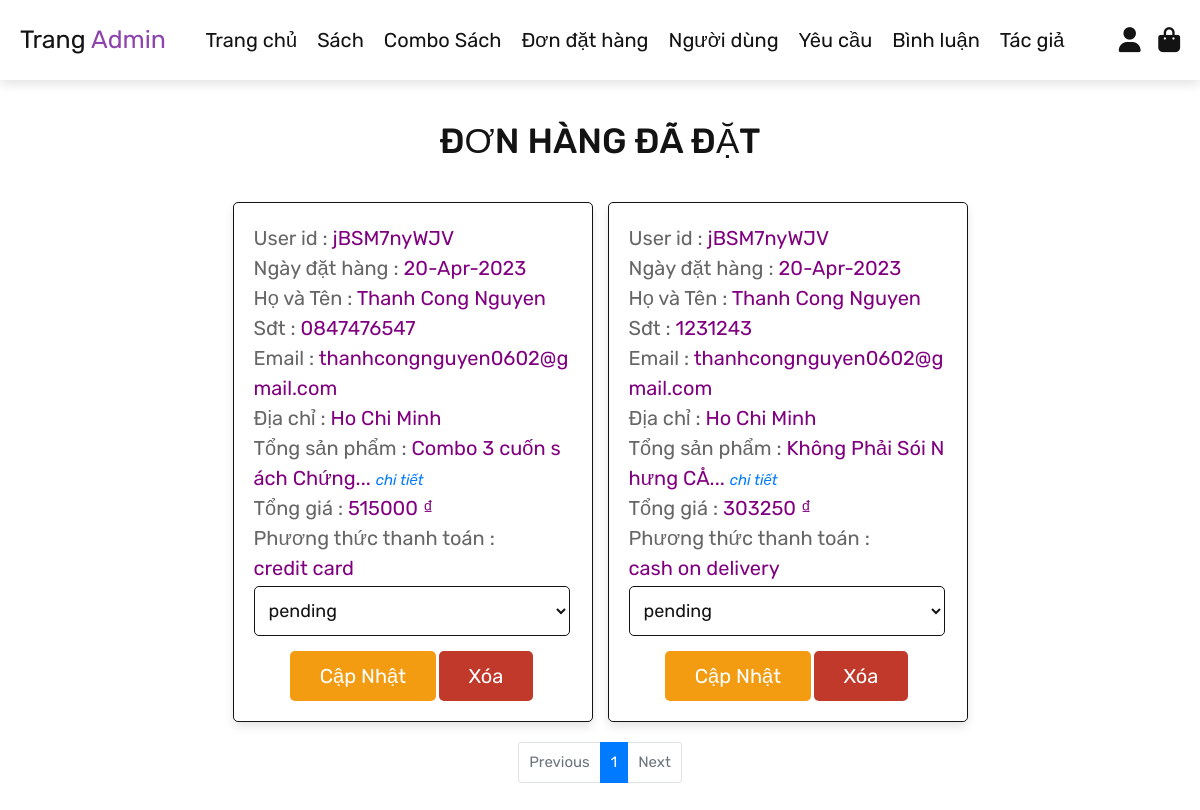
Page /admin/View/admin_order.php (signed in) on the earlier database version.
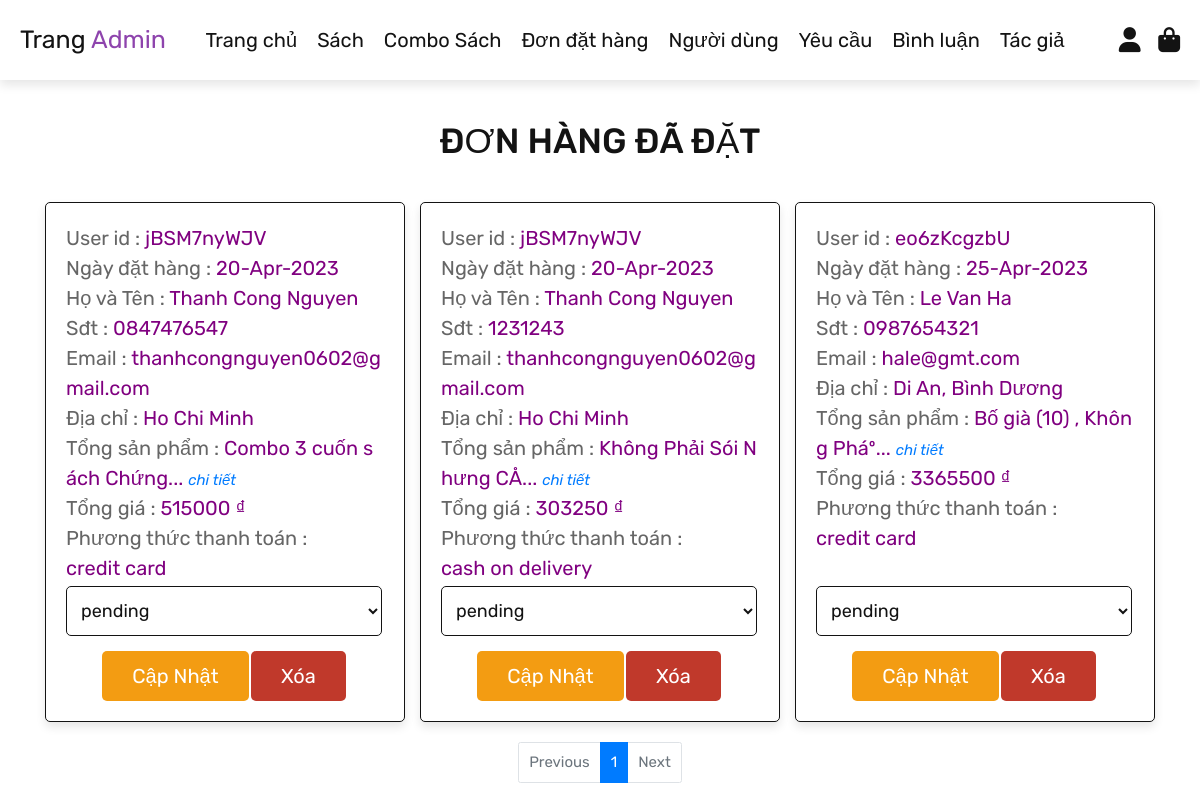
Same page on the later database version.
### tables this page shows
CREATE TABLE `orders` (
  `id` int(100) NOT NULL,
  `user_id` varchar(10) NOT NULL,
  `name` varchar(100) NOT NULL,
  `number` varchar(12) NOT NULL,
  `email` varchar(100) NOT NULL,
  `method` varchar(50) NOT NULL,
  `address` varchar(500) NOT NULL,
  `total_products` varchar(1000) NOT NULL,
  `total_price` int(100) NOT NULL,
  `placed_on` varchar(50) NOT NULL,
  `payment_status` varchar(20) NOT NULL DEFAULT 'pending'
);

### admin/View/admin_order.php (the view, shortened to what this page needs)
<?php
include '../../config/config.php';
?>
<?php
function truncate_text($text)
{
    if (strlen($text) > 40) {
        $text = substr($text, 0, 30) . '...';
        $text = trim($text);
    }
    return $text;
}
?>
<!DOCTYPE html>
<html lang="en">
<head>
        <link rel="stylesheet" href="https://cdn.jsdelivr.net/npm/bootstrap@4.0.0/dist/css/bootstrap.min.css"
>
    <link rel="stylesheet" href="https://cdnjs.cloudflare.com/ajax/libs/font-awesome/6.0.0/css/all.min.css">
    <link rel="stylesheet" href="../../public/css/admin.css">
</head>
<body>
    <?php include 'admin_header.php'; ?>
    <section class="orders">
        <h1 class="title">Đơn hàng đã đặt</h1>
        <div class="box-container" style="margin-top:40px;">
            <?php
            $per_page = 6;
            $select_orders = mysqli_query($conn, "SELECT * FROM `orders`") or die('query failed');
            if (mysqli_num_rows($select_orders) > 0) {
                while ($fetch_orders = mysqli_fetch_assoc($select_orders)) {
            ?>
         <?php
                $total_products = mysqli_query($conn, "SELECT COUNT(*) AS total FROM `orders`") or die('query failed');
                $total_products = mysqli_fetch_assoc($total_products)['total'];
                $total_pages = ceil($total_products / $per_page);
                $current_page = isset($_GET['page']) ? $_GET['page'] : 1;
                $url = "http://localhost:3000/admin/View/admin_product.php?page=";
                $offset = ($current_page - 1) * $per_page;
                $select_orders = mysqli_query($conn, "SELECT * FROM orders LIMIT $per_page OFFSET $offset") or die('query failed');
                if (mysqli_num_rows($select_orders) > 0) {
                    while ($fetch_orders = mysqli_fetch_assoc($select_orders)) {
                    ?>
            <div class="box">
                <p> User id : <span><?php echo $fetch_orders['user_id']; ?></span> </p>
                <p> Ngày đặt hàng : <span><?php echo $fetch_orders['placed_on']; ?></span> </p>
                <p> Họ và Tên : <span><?php echo $fetch_orders['name']; ?></span> </p>
                <p> Sđt : <span><?php echo $fetch_orders['number']; ?></span> </p>
                <p> Email : <span><?php echo $fetch_orders['email']; ?></span> </p>
                <p> Địa chỉ : <span><?php echo truncate_text($fetch_orders['address']); ?></span>
                </p>
                <p class="total-products"> Tổng sản phẩm :
                    <span><?php echo preg_replace('/,/', '', truncate_text($fetch_orders['total_products']), 1); ?></span>
                    <?php if (strlen(truncate_text($fetch_orders['total_products'])) < strlen($fetch_orders['total_products'])) { ?>
                    <a style="font-size: 1.5rem;font-style:italic;" href="#"
                        onclick="expandText(`<?php echo $fetch_orders['total_products']; ?>`);">chi tiết</a>
                    <?php } ?>
                </p>
                <p> Tổng giá : <span><?php echo $fetch_orders['total_price']; ?></span>
                    <span class="rate">₫</span></h3>
                </p>
                <p> Phương thức thanh toán : <br>
                <span><?php echo $fetch_orders['method']; ?></span> </p>
                <div class="select-button">
                    <form action="../Controllers/adminProductController.php" method="post">
                        <select name="update_payment">
                            <option value="" selected disabled><?php echo $fetch_orders['payment_status']; ?></option>
                        </select>
                        <input type="submit" value="Cập Nhật" name="update_order" class="option-btn">
                        <a href="admin_order.php?delete=<?php echo $fetch_orders['id']; ?>"
                            onclick="return confirm('delete this order?');" class="delete-btn">Xóa</a>
                    </form>
                </div>
            </div>
            <?php
                  }
                }
            }
         } else {
                echo '<p class="empty">Chưa có đơn hàng nào được đặt!</p>';
            }
            ?>
        </div>
        <nav aria-label="Page navigation example" class="toolbar">
            <ul class="pagination justify-content-center d-flex flex-wrap">
                <li class="page-item <?php echo ($current_page <= 1) ? 'disabled' : ''; ?>">
                    <a class="page-link" href="<?php echo $url . ($current_page - 1); ?>" tabindex="-1">Previous</a>
                </li>
                <?php
                $start_page = ($current_page <= 3) ? 1 : $current_page - 2;
                $end_page = ($total_pages - $current_page >= 2) ? $current_page + 2 : $total_pages;
                $num_displayed_pages = $end_page - $start_page + 1;
                for ($i = $start_page; $i <= $end_page; $i++) {
                    if ($num_displayed_pages <= 5 || ($i >= $current_page - 2 && $i <= $current_page + 2)) {
                        echo '<li class="page-item ' . (($i == $current_page) ? 'active' : '') . '"><a class="page-link" href="' . $url . $i . '">' . $i . '</a></li>';
                    }
                }
                ?>
                <li class="page-item <?php echo ($current_page >= $total_pages) ? 'disabled' : ''; ?>">
                    <a class="page-link" href="<?php echo $url . ($current_page + 1); ?>">Next</a>
                </li>
            </ul>
        </nav>
    </section>
</body>
</html>

### admin/View/admin_header.php (shortened to what this page needs)
<header class="header">
    <div class="flex">
        <a href="admin_page.php" class="logo">Trang<span> Admin</span></a>
        <nav class="navbar">
            <a href="admin_page.php">Trang chủ</a>
            <a href="admin_product.php">Sách</a>
            <a href="admin_combo_product.php">Combo Sách</a>
            <a href="./admin_order.php">Đơn đặt hàng</a>
            <a href="admin_user.php">Người dùng</a>
            <a href="admin_request.php">Yêu cầu</a>
            <a href="admin_review.php">Bình luận</a>
            <a href="admin_author.php">Tác giả</a>
        </nav>
        <div class="icons">
            <div id="user-btn" class="fas fa-user"></div>
            <a href="admin_cart.php"><div id="order-btn" class="fas fa-shopping-bag"></div></a>
        </div>
    </div>
</header>

### public/css/admin.css (style rules this page uses)
:root { --purple: #8e44ad; --red: #c0392b; --orange: #f39c12; --black: #131313; --white: #fff; --light-color: #666; --light-white: #ccc; --light-bg: rgba(255, 255, 255, 0.1); --border: 0.1rem solid var(--black); --box-shadow: 0 0.5rem 1rem rgba(0, 0, 0, 0.1); }
* { font-family: "Rubik", sans-serif; margin: 0; padding: 0; box-sizing: border-box; outline: none; border: none; text-decoration: none; transition: all 0.2s linear; }
.page-item .page-link { font-size: 1.5rem; }
.toolbar { display: flex; font-size: 1.5rem; padding: 2rem 0; border: none; }
.toolbar .pagination { margin: 0 auto; }
.toolbar .page-link { padding: 1rem 1rem; }
html { font-size: 62.5%; overflow-x: hidden; }
body { background-color: var(--light-bg); }
section { padding: 4rem 3rem; }
.title { text-align: center; align-items: center; text-transform: uppercase; color: var(--black); font-size: 3.5rem; }
.btn, .option-btn, .delete-btn, .white-btn { display: inline-block; margin-top: 1rem; padding: 1rem 3rem; cursor: pointer; color: var(--white); font-size: 2rem; border-radius: 0.5rem; text-transform: capitalize; }
.option-btn { background-color: var(--orange); }
.delete-btn { background-color: var(--red); }
.header { position: sticky; top: 0; left: 0; right: 0; z-index: 1000; background-color: var(--white); box-shadow: var(--box-shadow); }
.header .flex { display: flex; align-items: center; padding: 2rem; justify-content: space-between; position: relative; max-width: 1200px; margin: 0 auto; }
.header .flex .logo { font-size: 2.5rem; color: var(--black); }
.header .flex .logo span { color: var(--purple); }
.header .flex .navbar a { margin: 0 1rem; font-size: 2rem; color: var(--black); }
.header .flex .icons div { margin-left: 1.5rem; font-size: 2.5rem; cursor: pointer; color: var(--black); }
.orders .box-container { display: grid; grid-template-columns: repeat(auto-fit, 36rem); justify-content: center; gap: 1.5rem; max-width: 1200px; margin: 0 auto; align-items: flex-start; }
.orders .box-container .box { background-color: var(--white); padding: 2rem; border: var(--border); box-shadow: var(--box-shadow); border-radius: 0.5rem; word-wrap: break-word; word-break: break-all; min-height: 520px; position: relative; }
.orders .box-container .box p { font-size: 2rem; color: var(--light-color); }
.orders .box-container .box p span { color: var(--black); }
.orders .box-container .box form { text-align: center; }
.orders .box-container .box .select-button { position: absolute; bottom: 20px; margin-right: 22px; }
.orders .box-container .box .select-button form select { border-radius: 0.5rem; margin: 0.5rem 0; width: 100%; background-color: var(--light-bg); border: var(--border); padding: 1.2rem 1rem; font-size: 1.8rem; color: var(--black); }
.orders .box-container .box p span { color: purple; }

### admin/View/admin_order.php (style rules this page uses)
.orders .box-container .box p { margin-bottom: 0rem; }

Differences in the rows shown:
added orders: user "eo6zKcgzbU", placed_on "25-Apr-2023", name "Le Van Ha", number "0987654321", email "hale@gmt.com", address "Di An, Bình Dương", total_products "Bố già (10) , Không Pháº...", total_price "3365500", method "credit card", update_payment "pending"
